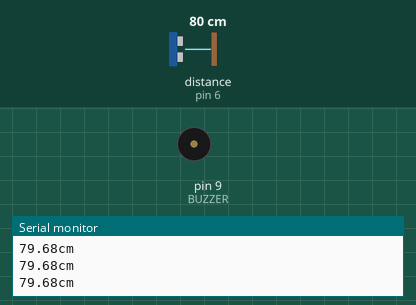
This sketch was run on a simulated Arduino Uno, built with avr-gcc and run on an emulated ATmega328P. Shown: buzzer (waves = sounding), the last lines printed to the serial monitor. Wiring (inferred from the names in the program): ultrasonic range finder: trigger pin 5; echo pin 6. The inputs (shaded band) are chosen by the test bench; at power-on: distance to the obstacle (sensor on pin 6) 80 cm. The echo pulse lasts 58.3 µs per cm.

Above: at 1.3 s.
1.4 s: distance to the obstacle (sensor on pin 6) set to 66 cm
3.2 s: distance to the obstacle (sensor on pin 6) set to 56 cm
At 4.14 s:
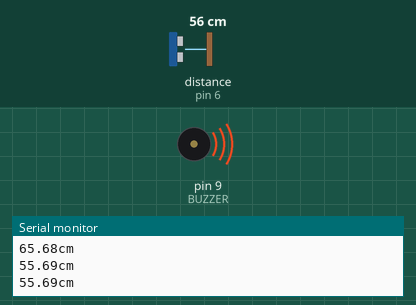
Timing chart, 0 to 12.2 s (numbered marks = the images above; inputs shaded):
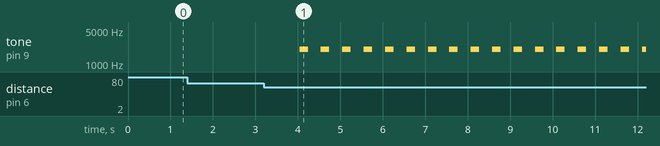

Measured:
- the behaviour switches between 61 and 60 cm on distance to the obstacle (sensor on pin 6) (found by bisection; images 0 and 1)
- after the input at 3.2 s, tone on pin 9 (BUZZER): alternates 2000 Hz for 0.20 s and silent for 0.30 s, starting after 0.84 s

The sketch:

assistant_stick.ino
```cpp
#define TRIGGER 5
#define ECHO 6
#define BUZZER 9

// Δήλωση Σταθερών
const float speed = 34300.0; // Ταχύτητα ήχου σε cm/s
const float distance1 = 60.0;
const float distance2 = 30.0;
const float distance3 = 10.0;

void setup() {
  // Ξεκινάμε την σειριακή οθόνη
  Serial.begin(9600);

  //Λειτουργία εισόδου/εξόδου των ακίδων


  pinMode(ECHO, INPUT);
  pinMode(TRIGGER, OUTPUT);
  pinMode(BUZZER, OUTPUT);


}

void loop() {
  // Ετοιμάζουμε τον αισθητήρα υπερήχων
  iniciarTrigger();

  // παίρνουμε την απόσταση
  float distance = calculateDistance();


  // Εκπέμπουμε ειδοποίηση εάν βρισκόμαστε εντός της εμβέλειας κινδύνου
  if (distance <distance1)
  {

    alert(distance);
  }

}


// Συνάρτηση που ελέγχει εάν πρέπει να ενεργοποιηθεί κάποια  ηχητική ειδοποίηση
void alert(float distance)
{
  if (distance < distance1 && distance >= distance2)
  {

    tone(BUZZER, 2000, 200);
  }
  else if (distance <distance2 && distance > distance3)
  {


    tone(BUZZER, 2500, 200);
  }
  else if (distance <= distance3)
  {


    tone(BUZZER, 3000, 300);
  }
}


float calculateDistance()
{
  unsigned long tiempo = pulseIn(ECHO, HIGH);

  float distance= tiempo * 0.000001 * speed / 2.0;
  Serial.print(distance);
  Serial.print("cm");
  Serial.println();
  delay(500);

  return distance;
}

// Συνάρτηση που ξεκινά την ακολουθία ενεργοποίησης για να ξεκινήσει η μέτρηση
void iniciarTrigger()
{

  digitalWrite(TRIGGER, LOW);
  delayMicroseconds(2);


  digitalWrite(TRIGGER, HIGH);
  delayMicroseconds(10);


  digitalWrite(TRIGGER, LOW);
}
```
